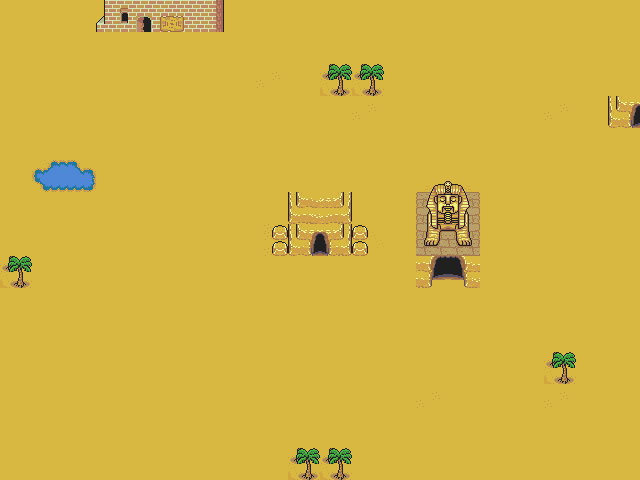

The image is a tile-based game level rendered from a .tmx file. Its description and complete source (layers, tilesets, objects, tile grids) follow:
An orthogonal 20x15 tile map with 32x32 px tiles, 1 tile layer (Tile Layer 1).

<map version="1.0" orientation="orthogonal" width="20" height="15" tilewidth="32" tileheight="32">
 <tileset firstgid="1" name="Mother" tilewidth="32" tileheight="32" spacing="1" margin="4">
  <image source="EarthBound.png" width="667" height="766" />
 </tileset>
 <layer name="Tile Layer 1" width="20" height="15">
  <data>
   <tile gid="91" />
   <tile gid="91" />
   <tile gid="91" />
   <tile gid="221" />
   <tile gid="222" />
   <tile gid="223" />
   <tile gid="224" />
   <tile gid="91" />
   <tile gid="91" />
   <tile gid="91" />
   <tile gid="91" />
   <tile gid="91" />
   <tile gid="91" />
   <tile gid="91" />
   <tile gid="91" />
   <tile gid="91" />
   <tile gid="91" />
   <tile gid="91" />
   <tile gid="91" />
   <tile gid="91" />
   <tile gid="91" />
   <tile gid="91" />
   <tile gid="91" />
   <tile gid="91" />
   <tile gid="91" />
   <tile gid="91" />
   <tile gid="91" />
   <tile gid="91" />
   <tile gid="91" />
   <tile gid="91" />
   <tile gid="91" />
   <tile gid="91" />
   <tile gid="91" />
   <tile gid="91" />
   <tile gid="91" />
   <tile gid="91" />
   <tile gid="91" />
   <tile gid="91" />
   <tile gid="91" />
   <tile gid="91" />
   <tile gid="91" />
   <tile gid="91" />
   <tile gid="91" />
   <tile gid="91" />
   <tile gid="91" />
   <tile gid="91" />
   <tile gid="91" />
   <tile gid="91" />
   <tile gid="408" />
   <tile gid="91" />
   <tile gid="436" />
   <tile gid="436" />
   <tile gid="91" />
   <tile gid="91" />
   <tile gid="91" />
   <tile gid="91" />
   <tile gid="91" />
   <tile gid="91" />
   <tile gid="91" />
   <tile gid="91" />
   <tile gid="91" />
   <tile gid="91" />
   <tile gid="91" />
   <tile gid="91" />
   <tile gid="91" />
   <tile gid="91" />
   <tile gid="91" />
   <tile gid="91" />
   <tile gid="91" />
   <tile gid="91" />
   <tile gid="91" />
   <tile gid="408" />
   <tile gid="91" />
   <tile gid="91" />
   <tile gid="91" />
   <tile gid="91" />
   <tile gid="91" />
   <tile gid="408" />
   <tile gid="91" />
   <tile gid="362" />
   <tile gid="91" />
   <tile gid="91" />
   <tile gid="91" />
   <tile gid="91" />
   <tile gid="91" />
   <tile gid="91" />
   <tile gid="91" />
   <tile gid="91" />
   <tile gid="91" />
   <tile gid="91" />
   <tile gid="91" />
   <tile gid="91" />
   <tile gid="91" />
   <tile gid="91" />
   <tile gid="91" />
   <tile gid="91" />
   <tile gid="91" />
   <tile gid="91" />
   <tile gid="91" />
   <tile gid="91" />
   <tile gid="91" />
   <tile gid="72" />
   <tile gid="73" />
   <tile gid="91" />
   <tile gid="91" />
   <tile gid="91" />
   <tile gid="91" />
   <tile gid="91" />
   <tile gid="91" />
   <tile gid="91" />
   <tile gid="91" />
   <tile gid="91" />
   <tile gid="91" />
   <tile gid="355" />
   <tile gid="359" />
   <tile gid="91" />
   <tile gid="91" />
   <tile gid="91" />
   <tile gid="91" />
   <tile gid="91" />
   <tile gid="91" />
   <tile gid="91" />
   <tile gid="91" />
   <tile gid="91" />
   <tile gid="91" />
   <tile gid="91" />
   <tile gid="91" />
   <tile gid="91" />
   <tile gid="91" />
   <tile gid="348" />
   <tile gid="349" />
   <tile gid="91" />
   <tile gid="91" />
   <tile gid="356" />
   <tile gid="360" />
   <tile gid="91" />
   <tile gid="91" />
   <tile gid="91" />
   <tile gid="91" />
   <tile gid="91" />
   <tile gid="91" />
   <tile gid="91" />
   <tile gid="91" />
   <tile gid="91" />
   <tile gid="91" />
   <tile gid="91" />
   <tile gid="91" />
   <tile gid="91" />
   <tile gid="365" />
   <tile gid="362" />
   <tile gid="363" />
   <tile gid="364" />
   <tile gid="91" />
   <tile gid="357" />
   <tile gid="361" />
   <tile gid="91" />
   <tile gid="91" />
   <tile gid="91" />
   <tile gid="91" />
   <tile gid="91" />
   <tile gid="436" />
   <tile gid="91" />
   <tile gid="91" />
   <tile gid="91" />
   <tile gid="91" />
   <tile gid="91" />
   <tile gid="91" />
   <tile gid="91" />
   <tile gid="91" />
   <tile gid="91" />
   <tile gid="91" />
   <tile gid="91" />
   <tile gid="91" />
   <tile gid="354" />
   <tile gid="358" />
   <tile gid="91" />
   <tile gid="91" />
   <tile gid="91" />
   <tile gid="91" />
   <tile gid="91" />
   <tile gid="91" />
   <tile gid="91" />
   <tile gid="91" />
   <tile gid="91" />
   <tile gid="91" />
   <tile gid="91" />
   <tile gid="91" />
   <tile gid="91" />
   <tile gid="91" />
   <tile gid="91" />
   <tile gid="91" />
   <tile gid="91" />
   <tile gid="91" />
   <tile gid="91" />
   <tile gid="91" />
   <tile gid="91" />
   <tile gid="91" />
   <tile gid="91" />
   <tile gid="91" />
   <tile gid="91" />
   <tile gid="91" />
   <tile gid="91" />
   <tile gid="91" />
   <tile gid="91" />
   <tile gid="91" />
   <tile gid="91" />
   <tile gid="91" />
   <tile gid="91" />
   <tile gid="91" />
   <tile gid="91" />
   <tile gid="91" />
   <tile gid="91" />
   <tile gid="91" />
   <tile gid="91" />
   <tile gid="91" />
   <tile gid="91" />
   <tile gid="91" />
   <tile gid="91" />
   <tile gid="91" />
   <tile gid="91" />
   <tile gid="91" />
   <tile gid="91" />
   <tile gid="91" />
   <tile gid="91" />
   <tile gid="91" />
   <tile gid="91" />
   <tile gid="91" />
   <tile gid="91" />
   <tile gid="91" />
   <tile gid="91" />
   <tile gid="91" />
   <tile gid="91" />
   <tile gid="91" />
   <tile gid="91" />
   <tile gid="91" />
   <tile gid="91" />
   <tile gid="91" />
   <tile gid="436" />
   <tile gid="91" />
   <tile gid="91" />
   <tile gid="91" />
   <tile gid="91" />
   <tile gid="91" />
   <tile gid="91" />
   <tile gid="91" />
   <tile gid="91" />
   <tile gid="91" />
   <tile gid="91" />
   <tile gid="91" />
   <tile gid="91" />
   <tile gid="91" />
   <tile gid="91" />
   <tile gid="91" />
   <tile gid="408" />
   <tile gid="91" />
   <tile gid="91" />
   <tile gid="91" />
   <tile gid="408" />
   <tile gid="91" />
   <tile gid="91" />
   <tile gid="91" />
   <tile gid="91" />
   <tile gid="91" />
   <tile gid="91" />
   <tile gid="91" />
   <tile gid="91" />
   <tile gid="91" />
   <tile gid="91" />
   <tile gid="91" />
   <tile gid="91" />
   <tile gid="91" />
   <tile gid="91" />
   <tile gid="91" />
   <tile gid="91" />
   <tile gid="91" />
   <tile gid="91" />
   <tile gid="91" />
   <tile gid="91" />
   <tile gid="91" />
   <tile gid="91" />
   <tile gid="91" />
   <tile gid="91" />
   <tile gid="91" />
   <tile gid="91" />
   <tile gid="91" />
   <tile gid="91" />
   <tile gid="91" />
   <tile gid="91" />
   <tile gid="91" />
   <tile gid="436" />
   <tile gid="436" />
   <tile gid="91" />
   <tile gid="91" />
   <tile gid="91" />
   <tile gid="91" />
   <tile gid="91" />
   <tile gid="91" />
   <tile gid="91" />
   <tile gid="91" />
   <tile gid="91" />
  </data>
 </layer>
</map>
